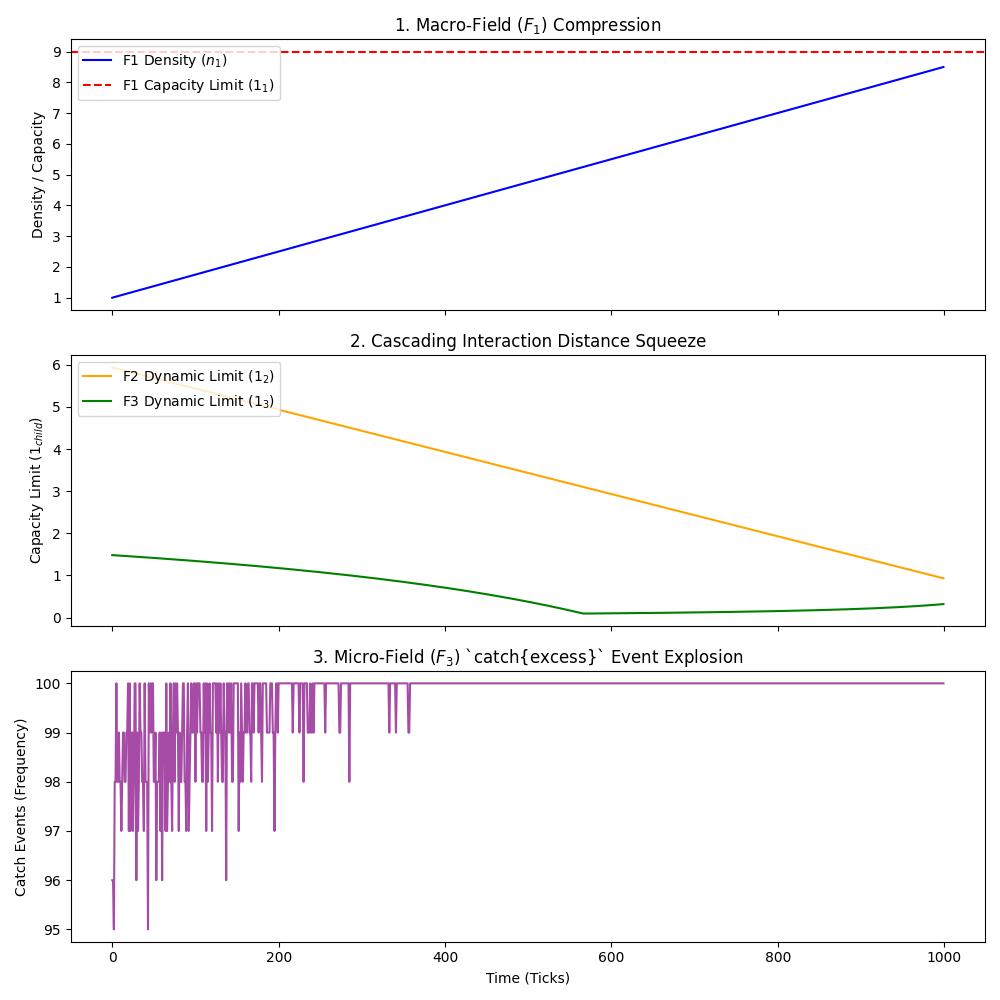

This chart was generated by the following Python code:
import numpy as np
import matplotlib.pyplot as plt

# Simulate the [F3] ∝ [F2] ∝ [F1] Cascade where a Macro Field compression
# shrinks the interaction distance (1 limit) of the Micro fields,
# resulting in an explosion of catch{excess} events.

time_ticks = 1000

# F1 (Macro), F2 (Intermediate), F3 (Micro)
# Base capacities (interaction distance limits) based on 3-6-9 ratio
base_limit_f1 = 9.0
base_limit_f2 = 6.0
base_limit_f3 = 3.0

# 1. Simulate the Macro Field (F1) compressing over time
# n_1 (density) starts low and increases towards limit_1
n_1 = np.linspace(1.0, 8.5, time_ticks)

# Arrays to store the dynamically shrinking limits and resulting event counts
limit_f2 = np.zeros(time_ticks)
limit_f3 = np.zeros(time_ticks)
catch_events_f3 = np.zeros(time_ticks)

# Base interaction energy entering the micro field at 1s/s
base_micro_interaction = 2.5

for t in range(time_ticks):
    # F1 compresses, meaning its available space shrinks.
    # This available space dictates the absolute limit (1) of the child F2
    # Limit_child = Base_child * (Available_parent / Limit_parent)
    available_f1 = base_limit_f1 - n_1[t]
    ratio_f1 = available_f1 / base_limit_f1

    # Dynamic Limit of F2 shrinks
    limit_f2[t] = base_limit_f2 * (ratio_f1 + 0.1) # Add 0.1 to avoid strict 0

    # Assume F2 is operating at a constant density n_2 relative to its base,
    # but as its limit shrinks, it gets squeezed.
    # Let's say F2 has a constant baseline energy of 3.0
    n_2 = 3.0
    available_f2 = max(0.1, limit_f2[t] - n_2) # Squeeze!
    ratio_f2 = available_f2 / limit_f2[t]

    # Dynamic Limit of F3 shrinks
    limit_f3[t] = base_limit_f3 * ratio_f2

    # Now simulate the micro-storm in F3.
    # If the base interaction energy > F3's shrinking limit, it triggers a catch{excess}
    # We'll add some noise to simulate the 1s/s micro-storm
    storm_noise = np.random.normal(0, 0.5, 100) # 100 cells at this tick

    # How many cells breach the shrinking coherence limit?
    breaches = np.sum((base_micro_interaction + storm_noise) > limit_f3[t])
    catch_events_f3[t] = breaches

# Plotting
fig, (ax1, ax2, ax3) = plt.subplots(3, 1, figsize=(10, 10), sharex=True)

# Plot F1 Compression
ax1.plot(n_1, color='blue', label='F1 Density ($n_1$)')
ax1.axhline(y=base_limit_f1, color='r', linestyle='--', label='F1 Capacity Limit ($1_1$)')
ax1.set_title("1. Macro-Field ($F_1$) Compression")
ax1.set_ylabel("Density / Capacity")
ax1.legend(loc="upper left")

# Plot Shrinking Limits
ax2.plot(limit_f2, color='orange', label='F2 Dynamic Limit ($1_2$)')
ax2.plot(limit_f3, color='green', label='F3 Dynamic Limit ($1_3$)')
ax2.set_title("2. Cascading Interaction Distance Squeeze")
ax2.set_ylabel("Capacity Limit ($1_{child}$)")
ax2.legend(loc="upper left")

# Plot Micro-Storm Explosion
ax3.plot(catch_events_f3, color='purple', alpha=0.7)
ax3.set_title("3. Micro-Field ($F_3$) `catch{excess}` Event Explosion")
ax3.set_ylabel("Catch Events (Frequency)")
ax3.set_xlabel("Time (Ticks)")

plt.tight_layout()
plt.savefig("_VFT MD/Physics/Scripts/simulate_cascade_compression.png")
print("Plot saved to _VFT MD/Physics/Scripts/simulate_cascade_compression.png")
